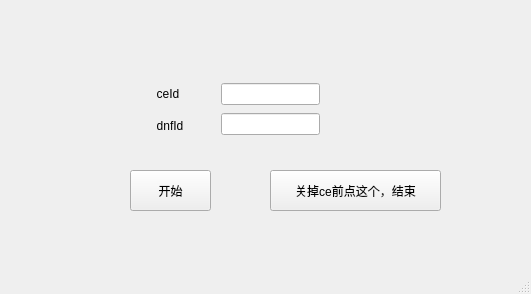
<?xml version="1.0" encoding="UTF-8"?>
<ui version="4.0">
 <class>QtWidgetsApplicationClass</class>
 <widget class="QMainWindow" name="QtWidgetsApplicationClass">
  <property name="geometry">
   <rect>
    <x>0</x>
    <y>0</y>
    <width>531</width>
    <height>294</height>
   </rect>
  </property>
  <property name="windowTitle">
   <string>QtWidgetsApplication</string>
  </property>
  <widget class="QWidget" name="centralWidget">
   <widget class="QWidget" name="verticalLayoutWidget">
    <property name="geometry">
     <rect>
      <x>210</x>
      <y>70</y>
      <width>121</width>
      <height>80</height>
     </rect>
    </property>
    <layout class="QVBoxLayout" name="verticalLayout">
     <item>
      <widget class="QLineEdit" name="ceId"/>
     </item>
     <item>
      <widget class="QLineEdit" name="dnfId"/>
     </item>
    </layout>
   </widget>
   <widget class="QWidget" name="verticalLayoutWidget_2">
    <property name="geometry">
     <rect>
      <x>139</x>
      <y>70</y>
      <width>74</width>
      <height>80</height>
     </rect>
    </property>
    <layout class="QVBoxLayout" name="verticalLayout_2">
     <item>
      <widget class="QLabel" name="label_2">
       <property name="text">
        <string>  ceId</string>
       </property>
      </widget>
     </item>
     <item>
      <widget class="QLabel" name="label">
       <property name="text">
        <string>  dnfId</string>
       </property>
      </widget>
     </item>
    </layout>
   </widget>
   <widget class="QPushButton" name="pushButton">
    <property name="geometry">
     <rect>
      <x>130</x>
      <y>170</y>
      <width>81</width>
      <height>41</height>
     </rect>
    </property>
    <property name="text">
     <string>开始</string>
    </property>
   </widget>
   <widget class="QPushButton" name="pushButton_2">
    <property name="geometry">
     <rect>
      <x>270</x>
      <y>170</y>
      <width>171</width>
      <height>41</height>
     </rect>
    </property>
    <property name="text">
     <string>关掉ce前点这个，结束</string>
    </property>
   </widget>
  </widget>
  <widget class="QStatusBar" name="statusBar"/>
 </widget>
 <layoutdefault spacing="6" margin="11"/>
 <resources>
  <include location="QtWidgetsApplication.qrc"/>
 </resources>
 <connections/>
</ui>
